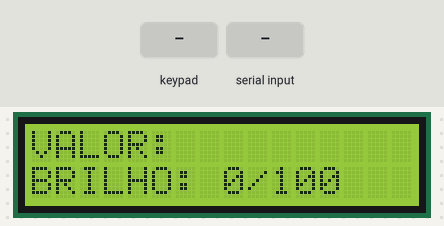
Recording of a sketch running on a simulated Arduino Uno, built with avr-gcc and run on an emulated ATmega328P. Shown: 16×2 character LCD. The inputs (shaded band) are chosen by the test bench. What the sketch prints to the serial monitor is not drawn.

Above: at 1.2 s.
1.3 s: keypad keys 1 1 1 0 9 8 * pressed 0.4 s apart
At 5.2 s:
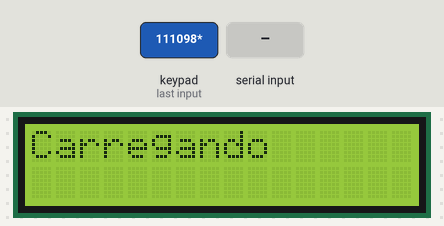
5.6 s: "90,45\n" received over Serial
At 6.2 s:
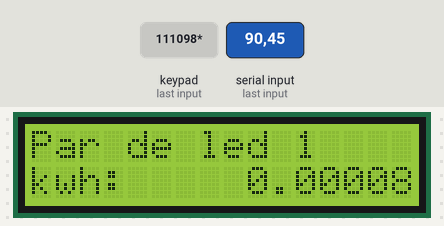
At 31.2 s:
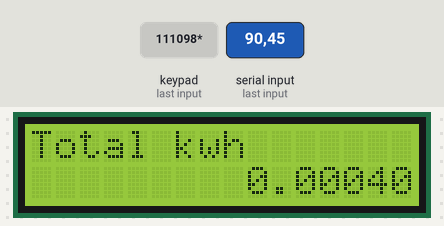
Timing chart, 0 to 32.7 s (numbered marks = the images above; inputs shaded):
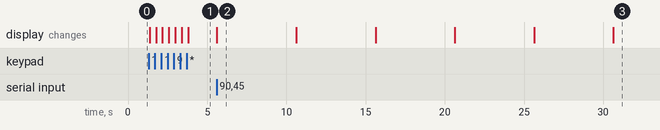

Measured:
- after the input at 1.3 s, the display: first changes after 0.07 s (image 1 shows a later state)
- after the input at 5.6 s, the display: changes at once (image 2)
- what the display in image 2 shows lasts 5.0 s, from 5.6 s to 10.6 s

The sketch:

Code_Uno_01.ino
```cpp
#include<Keypad.h>
#include<Servo.h>
#include<LiquidCrystal.h>
LiquidCrystal lcd (A0, A1, A2, A3, A4, A5);

const byte ROWS = 4;
const byte COLS = 3;

char keys[ROWS][COLS] = {
  {'1', '2', '3'},
  {'4', '5', '6'},
  {'7', '8', '9'},
  {'*', '0', '#'}
};

byte rowPins[ROWS] = {11, 10, 9, 8};
byte colPins[COLS] = {7, 6, 5};
Keypad keypad = Keypad(makeKeymap(keys), rowPins, colPins, ROWS, COLS);

String buf;
int intensity = 0;
int led_on = 0;

void setup(){
  Serial.begin(9600);
  lcd.begin(16,2);
  visor();
}

void loop(){

  char key = keypad.getKey();

  if(Serial.available()){
    led_on = Serial.read();
  }


  if(key != NO_KEY){
	if(key == '*'){
      kwm();
    }else{
      value(key);
    }
  }
  delay(100);			//evitar lag
}

void value(char key){
  if(key == '#'){
   	intensity = buf.toInt();
    if(intensity >= 0 && intensity <= 100){
      visor();
      Serial.write(intensity);
      buf = "";
    }else{
      lcd.print(" ERRO!");
      delay(3000);
      limpar();
    }
  }else{
    lcd.print(key);
  	buf += key;
  }
}

void limpar(){
  buf = "";
  intensity = 0;
  visor();
}

void visor(){
  lcd.clear();
  lcd.setCursor(0,1);
  lcd.print("BRILHO: ");
  lcd.print(intensity);
  lcd.print("/100");
  lcd.setCursor(0,0);
  lcd.print("VALOR: ");
}

void kwm(){

  float total_kwh, total_rs;

  lcd.clear();
  lcd.setCursor(0,0);

  total_kwh = Query();
  total_rs =  total_kwh * 1;

  lcd.clear();

  lcd.setCursor(0,0);
  lcd.print("Total kwh");

  lcd.setCursor(9,1);
  lcd.print(total_kwh, 5);
  delay(5000);

  lcd.clear();

  lcd.setCursor(0,0);
  lcd.print("Total R$");
  lcd.setCursor(0,1);
  lcd.print(" 1h");

  lcd.setCursor(9,1);
  lcd.print(total_rs, 5);

  delay(5000);

  total_rs =  total_kwh * 30;

  lcd.setCursor(0,1);
  lcd.print("30d");
  lcd.setCursor(9,1);
  lcd.print(total_rs, 5);

  delay(5000);
  visor();
}


float Query(){

  int vet_brilho[5], i = 0;
  float total;

  Serial.write(150);
  lcd.print("Carregando");

  while(i < 5){
  	if(Serial.available()){
      vet_brilho[i] = Serial.read();
      Serial.print(vet_brilho[i] );
      lcd.print(".");
      i++;
    }
  }

  for(i = 0; i < 5; i++){
  	total += print_par_led(i, vet_brilho[i]);
    delay(5000);
  }

  return total;

}

float print_par_led(int par, int x){

  float volts, kwh;

  lcd.clear();

  volts = (x * 5) / 100;
  kwh = (volts * 0.020 * 2) / 1000;


  lcd.setCursor(0,0);
  lcd.print("Par de led ");
  lcd.print(par + 1);

  lcd.setCursor(0,1);
  lcd.print("kwh: ");
  lcd.setCursor(9,1);
  lcd.print(kwh, 5);

  return kwh;
}
```
